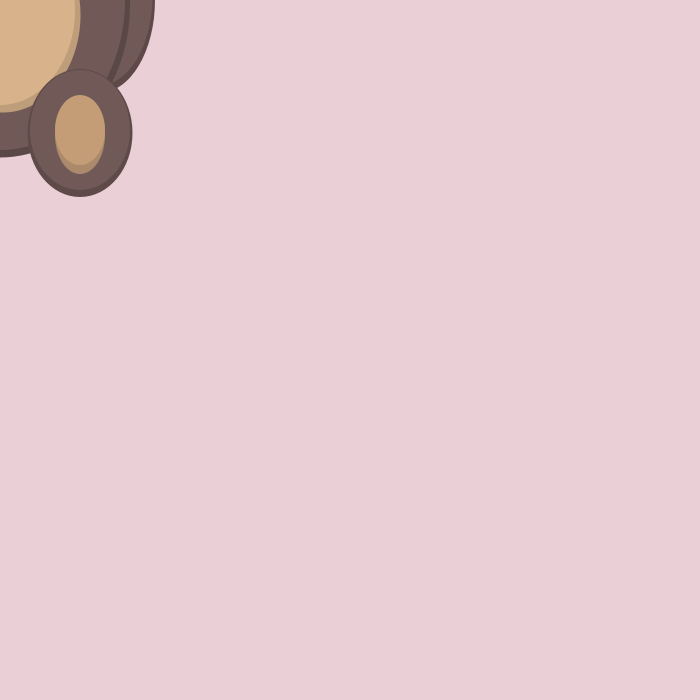
Frame 1 (no input)
Frame 60 (the mouse pressed at the canvas centre just before this capture): identical to frame 1, image omitted
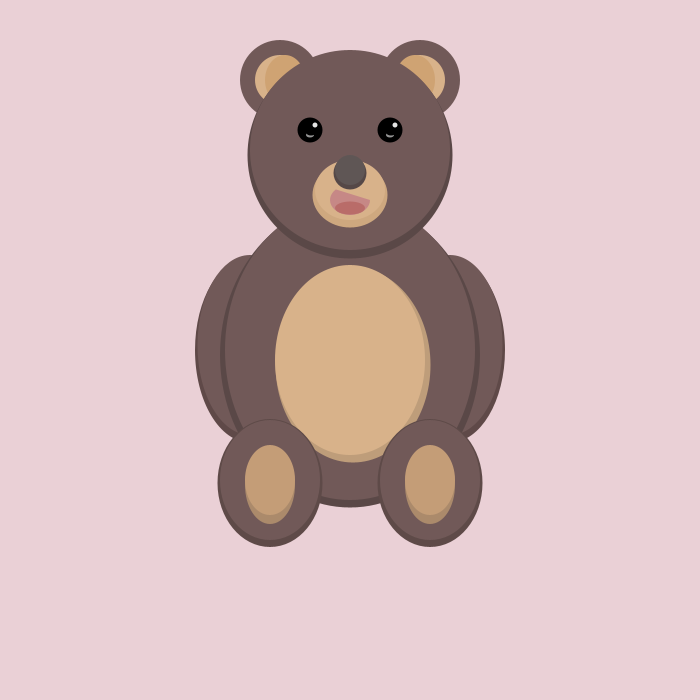
Frame 120 (the mouse held since frame 60 and released just before this capture)

The Processing sketch that drew these frames (run headless with seeded random() and noise(); from frame 60 on, the mouse is pressed at the canvas centre):

// Processing sketch: bear_interaction
// ── bear_interaction.pde
void setup(){
  size(700, 700);
  noStroke();
}


void draw(){  
  ellipseMode(CENTER);
  
  // background
  background(234, 208, 214);
  //fill(181, 225, 130);
  //rect(0, 520, 700, 180);
  //ellipse(350, 520, 800, 150);
  
  //land
  //fill(150, 200, 100);
  //ellipse(10, 550, 100, 50);
  //ellipse(300, 680, 100, 50);
  //ellipse(600, 600, 100, 50);
  
  //fill(118, 158, 72);
  
  //fill_1
  //triangle(0, 550, 0, 520, 10, 550);
  //triangle(5, 550, 10, 500, 20, 550);
  //triangle(10, 550, 20, 520, 30, 550);
  
  //fill_2
  //triangle(280, 680, 285, 650, 295, 680);
  //triangle(290, 680, 300, 630, 305, 680);
  //triangle(300, 680, 315, 650, 318, 680);
  
  //fill_3
  //triangle(580, 600, 590, 570, 605, 600);
  //triangle(595, 600, 600, 550, 610, 600);
  //triangle(605, 600, 615, 570, 620, 600);
  
  //arm 
  //left
  fill(95, 73, 72);
  ellipse(mouseX-100, mouseY, 110, 185);
  fill(113, 89, 88);
  ellipse(mouseX-100, mouseY-5, 105, 180);
  
  //arm
  //right
  fill(95, 73, 72);
  ellipse(mouseX+100, mouseY, 110, 185);
  fill(113, 89, 88);
  ellipse(mouseX+100, mouseY-5, 105, 180);

  
  //body
  fill(90, 72, 71);
  ellipse(mouseX, mouseY+5, 260, 305);
  fill(113, 89, 88);
  ellipse(mouseX, mouseY, 250, 300);
  
  fill(190, 157, 122);
  ellipse(mouseX+3, mouseY+15, 155, 195);
  fill(216, 178, 138);
  ellipse(mouseX, mouseY+10, 150, 190);
  
  // foot
  fill(94, 74, 72);
  ellipse(mouseX-80, mouseY+133, 105, 128);
  ellipse(mouseX+80, mouseY+133, 105, 128);
  fill(113, 89, 88);
  ellipse(mouseX-80, mouseY+130, 100, 120);
  ellipse(mouseX+80, mouseY+130, 100, 120);
  
  fill(171, 138, 107);
  ellipse(mouseX-80, mouseY+135, 50, 78);
  ellipse(mouseX+80, mouseY+135, 50, 78);
  fill(196, 157, 119);
  ellipse(mouseX-80, mouseY+130, 50, 70);
  ellipse(mouseX+80, mouseY+130, 50, 70);


  //ear
  fill(113, 89, 88);
  ellipse(mouseX-70, mouseY-270, 80, 80);
  ellipse(mouseX+70, mouseY-270, 80, 80);
  
  fill(216, 178, 138);
  ellipse(mouseX-70, mouseY-270, 50, 50);
  ellipse(mouseX+70, mouseY-270, 50, 50);
  
  fill(207, 163, 115);
  ellipse(mouseX-65, mouseY-270, 40, 50);
  ellipse(mouseX+65, mouseY-270, 40, 50);
  
  //face
  fill(90, 72, 71);
  ellipse(mouseX, mouseY-195, 205, 207);
  fill(113, 89, 88);
  ellipse(mouseX, mouseY-200, 200, 200);
  
  //eye
  fill(0);
  ellipse(mouseX-40, mouseY-220, 25, 25);
  ellipse(mouseX+40, mouseY-220, 25, 25);
  
  fill(227);
  ellipse(mouseX-35, mouseY-225, 5, 5);
  ellipse(mouseX+45, mouseY-225, 5, 5);
  
  fill(150);
  ellipse(mouseX-40, mouseY-215, 8, 5);
  fill(0);
  ellipse(mouseX-39, mouseY-217, 9, 5);
  
  fill(150);
  ellipse(mouseX+40, mouseY-215, 8, 5);
  fill(0);
  ellipse(mouseX+41, mouseY-217, 9, 5);
  
  //mouse
  fill(206, 168, 127);
  ellipse(mouseX, mouseY-155, 75, 65);
  
  fill(216, 178, 138);
  ellipse(mouseX, mouseY-160, 70, 60);
  
  fill(198, 136, 134);
  arc(mouseX, mouseY-150, 40, 30, 0, PI+QUARTER_PI, CHORD);
  
  fill(185, 108, 105);
  ellipse(mouseX, mouseY-142, 30, 13);
  
  //nose
  fill(85, 72, 71);
  ellipse(mouseX, mouseY-177, 33, 33);
  
  fill(95, 86, 85);
  ellipse(mouseX, mouseY-180, 30, 30);
  
}
